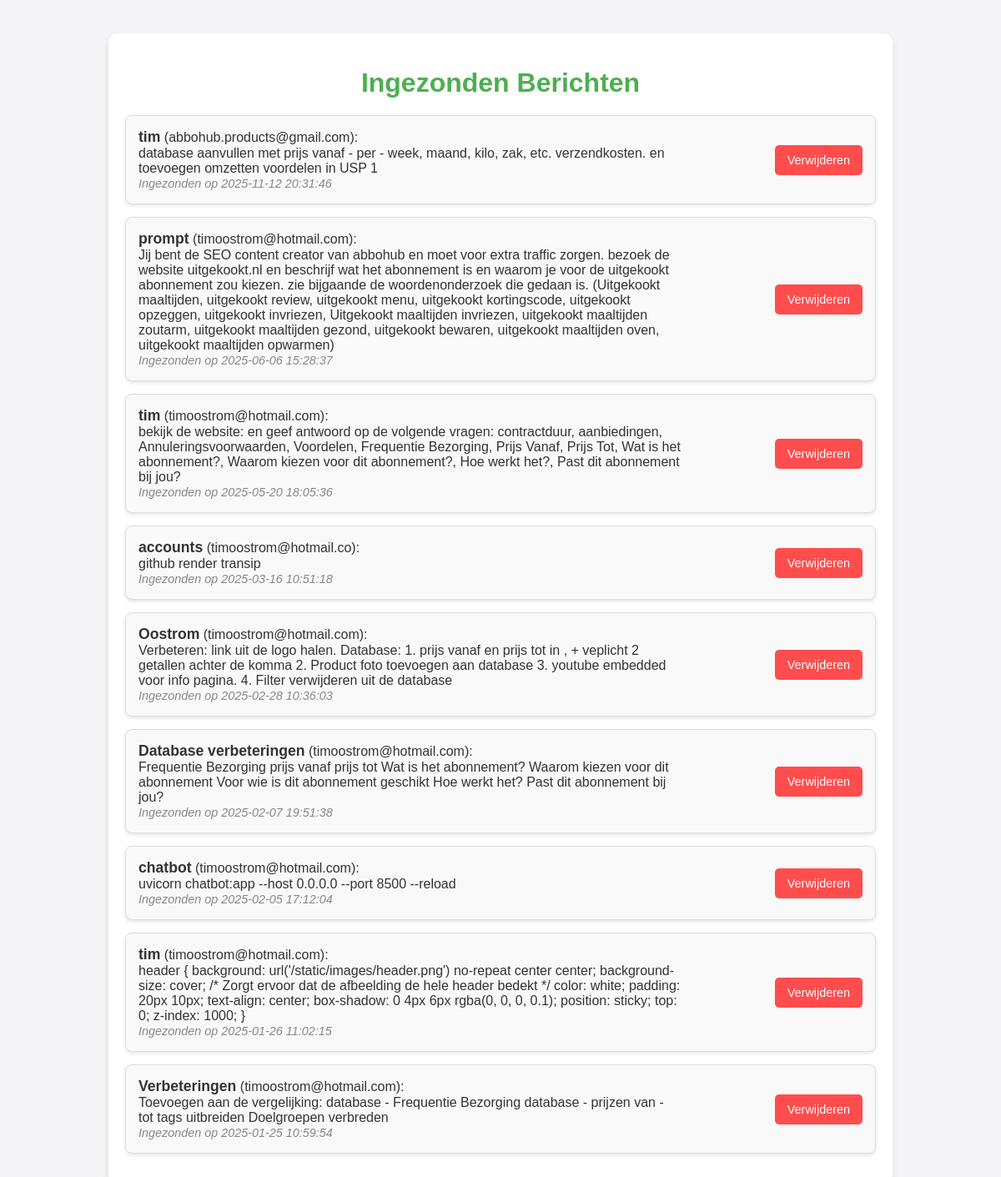
The app's page /berichten with its own data.
### app.py (models this page shows, shortened)
class ContactBericht(db.Model):
    id = db.Column(db.Integer, primary_key=True)
    naam = db.Column(db.String(100), nullable=False)
    email = db.Column(db.String(120), nullable=False)
    bericht = db.Column(db.Text, nullable=False)
    datum = db.Column(db.DateTime, default=db.func.current_timestamp())

### app.py (the view)
@app.route('/berichten')
def berichten():
    alle_berichten = ContactBericht.query.order_by(ContactBericht.datum.desc()).all()
    return render_template('berichten.html', berichten=alle_berichten)

### app.py (called while the page is built)
@app.before_request
def enforce_trailing_slash():
    if request.path.startswith("/blog") and not request.path.endswith("/"):
        return redirect(request.path + "/", code=301)

### templates/berichten.html (shortened to what this page needs)
<!DOCTYPE html>
<html lang="nl">
<head>
</head>
<body>
    <div class="container">
        <h1>Ingezonden Berichten</h1>
        <ul>
            {% for bericht in berichten %}
                <li>
                    <div class="message-details">
                        <strong>{{ bericht.naam }}</strong> ({{ bericht.email }}):<br>
                        {{ bericht.bericht }}<br>
                        <em>Ingezonden op {{ bericht.datum }}</em>
                    </div>
                    <form action="{{ url_for('verwijder_bericht', id=bericht.id) }}" method="POST">
                        <button class="delete-button" type="submit" onclick="return confirm('Weet je zeker dat je dit bericht wilt verwijderen?')">Verwijderen</button>
                    </form>
                </li>
            {% endfor %}
        </ul>
    </div>
</body>
</html>

### templates/berichten.html (style rules this page uses)
body { font-family: Arial, sans-serif; margin: 0; padding: 0; background-color: #f4f4f9; color: #333; }
.container { max-width: 900px; margin: 40px auto; padding: 20px; background-color: #fff; border-radius: 10px; box-shadow: 0 4px 8px rgba(0, 0, 0, 0.1); }
h1 { text-align: center; color: #4CAF50; margin-bottom: 20px; }
ul { list-style: none; padding: 0; }
li { margin-bottom: 15px; padding: 15px; background-color: #f9f9f9; border: 1px solid #ddd; border-radius: 8px; display: flex; justify-content: space-between; align-items: center; box-shadow: 0 2px 4px rgba(0, 0, 0, 0.1); }
.message-details { max-width: 75%; }
.message-details strong { font-size: 1.1rem; color: #333; }
.message-details em { font-size: 0.9rem; color: #888; }
.delete-button { background-color: #ff4d4d; color: white; border: none; border-radius: 5px; padding: 10px 15px; cursor: pointer; font-size: 0.9rem; transition: background-color 0.3s ease; }

### records on screen
ContactBericht: naam "tim", email "abbohub.products@gmail.com", bericht "database aanvullen met prijs vanaf - per - week, maand, kilo, zak, etc. verzendkosten. en toevoegen omzetten voordelen in USP 1", datum "2025-11-12 20:31:46"
ContactBericht: naam "prompt", email "timoostrom@hotmail.com", bericht "Jij bent de SEO content creator van abbohub en moet voor extra traffic zorgen. bezoek de website uitgekookt.nl en beschrijf wat het abonnement is en waarom je voor de uitgekookt abonnement zou kiezen. zie bijgaande de woordenonderzoek die gedaan is. (Uitgekookt maaltijden, uitgekookt review, uitgekookt menu, uitgekookt kortingscode, uitgekookt opzeggen, uitgekookt invriezen, Uitgekookt maaltijden invriezen, uitgekookt maaltijden zoutarm, uitgekookt maaltijden gezond, uitgekookt bewaren, uitgekookt maaltijden oven, uitgekookt maaltijden opwarmen)", datum "2025-06-06 15:28:37"
ContactBericht: naam "tim", email "timoostrom@hotmail.com", bericht "bekijk de website: en geef antwoord op de volgende vragen: contractduur, aanbiedingen, Annuleringsvoorwaarden, Voordelen, Frequentie Bezorging, Prijs Vanaf, Prijs Tot, Wat is het abonnement?, Waarom kiezen voor dit abonnement?, Hoe werkt het?, Past dit abonnement bij jou?", datum "2025-05-20 18:05:36"
ContactBericht: naam "accounts", email "timoostrom@hotmail.co", bericht "github render transip", datum "2025-03-16 10:51:18"
ContactBericht: naam "Oostrom", email "timoostrom@hotmail.com", bericht "Verbeteren: link uit de logo halen. Database: 1. prijs vanaf en prijs tot in , + veplicht 2 getallen achter de komma 2. Product foto toevoegen aan database 3. youtube embedded voor info pagina. 4. Filter verwijderen uit de database", datum "2025-02-28 10:36:03"
ContactBericht: naam "Database verbeteringen", email "timoostrom@hotmail.com", bericht "Frequentie Bezorging prijs vanaf prijs tot Wat is het abonnement? Waarom kiezen voor dit abonnement Voor wie is dit abonnement geschikt Hoe werkt het? Past dit abonnement bij jou?", datum "2025-02-07 19:51:38"
ContactBericht: naam "chatbot", email "timoostrom@hotmail.com", bericht "uvicorn chatbot:app --host 0.0.0.0 --port 8500 --reload", datum "2025-02-05 17:12:04"
ContactBericht: naam "tim", email "timoostrom@hotmail.com", bericht "header { background: url('/static/images/header.png') no-repeat center center; background-size: cover; /* Zorgt ervoor dat de afbeelding de hele header bedekt */ color: white; padding: 20px 10px; text-align: center; box-shadow: 0 4px 6px rgba(0, 0, 0, 0.1); position: sticky; top: 0; z-index: 1000; }", datum "2025-01-26 11:02:15"
ContactBericht: naam "Verbeteringen", email "timoostrom@hotmail.com", bericht "Toevoegen aan de vergelijking: database - Frequentie Bezorging database - prijzen van - tot tags uitbreiden Doelgroepen verbreden", datum "2025-01-25 10:59:54"
